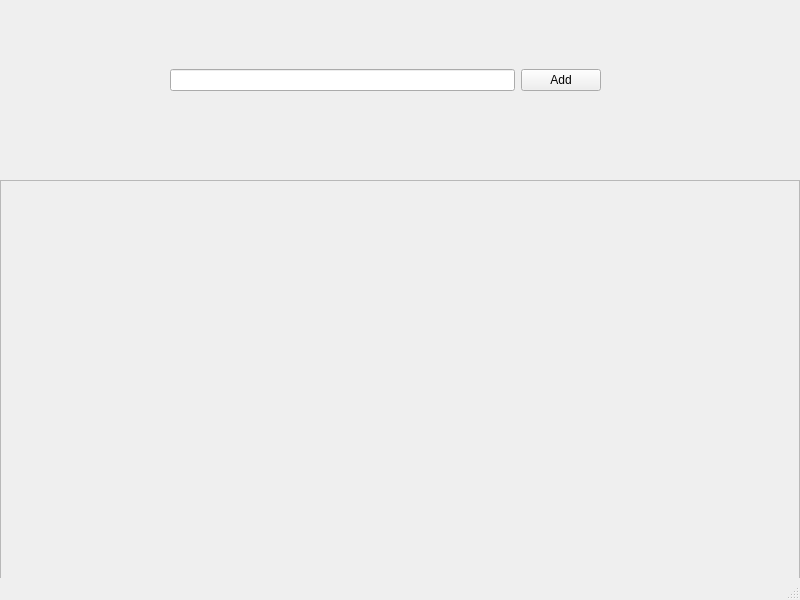
<?xml version="1.0" encoding="UTF-8"?>
<ui version="4.0">
 <class>MainWindow</class>
 <widget class="QMainWindow" name="MainWindow">
  <property name="geometry">
   <rect>
    <x>0</x>
    <y>0</y>
    <width>800</width>
    <height>600</height>
   </rect>
  </property>
  <property name="windowTitle">
   <string>MainWindow</string>
  </property>
  <widget class="QWidget" name="centralwidget">
   <widget class="QScrollArea" name="scrollArea">
    <property name="geometry">
     <rect>
      <x>0</x>
      <y>180</y>
      <width>800</width>
      <height>400</height>
     </rect>
    </property>
    <property name="widgetResizable">
     <bool>true</bool>
    </property>
    <widget class="QWidget" name="scrollAreaWidgetContents">
     <property name="geometry">
      <rect>
       <x>0</x>
       <y>0</y>
       <width>798</width>
       <height>398</height>
      </rect>
     </property>
     <widget class="QWidget" name="widget" native="true">
      <property name="geometry">
       <rect>
        <x>-1</x>
        <y>-1</y>
        <width>801</width>
        <height>391</height>
       </rect>
      </property>
      <widget class="QWidget" name="verticalLayoutWidget">
       <property name="geometry">
        <rect>
         <x>-1</x>
         <y>-1</y>
         <width>801</width>
         <height>391</height>
        </rect>
       </property>
       <layout class="QVBoxLayout" name="taskLayout"/>
      </widget>
     </widget>
    </widget>
   </widget>
   <widget class="QWidget" name="horizontalLayoutWidget">
    <property name="geometry">
     <rect>
      <x>170</x>
      <y>40</y>
      <width>431</width>
      <height>80</height>
     </rect>
    </property>
    <layout class="QHBoxLayout" name="horizontalLayout">
     <item>
      <widget class="QLineEdit" name="taskInput"/>
     </item>
     <item>
      <widget class="QPushButton" name="addButton">
       <property name="text">
        <string>Add</string>
       </property>
      </widget>
     </item>
    </layout>
   </widget>
  </widget>
  <widget class="QMenuBar" name="menubar">
   <property name="geometry">
    <rect>
     <x>0</x>
     <y>0</y>
     <width>800</width>
     <height>22</height>
    </rect>
   </property>
  </widget>
  <widget class="QStatusBar" name="statusbar"/>
 </widget>
 <resources/>
 <connections/>
</ui>
